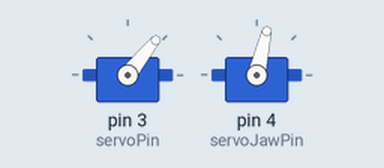
A sketch run on a simulated Arduino Uno, built with avr-gcc and run on an emulated ATmega328P. Parts: 2 × servo.

Above: at 0.05 s.
At 0.95 s:
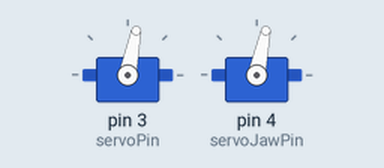
At 1.6 s:
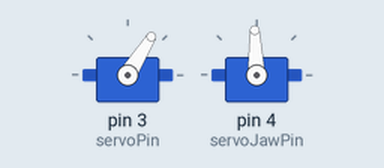
At 3.4 s:
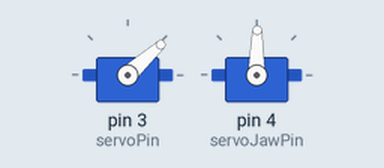
Timing chart, 0 to 8.3 s (numbered marks = the images above):
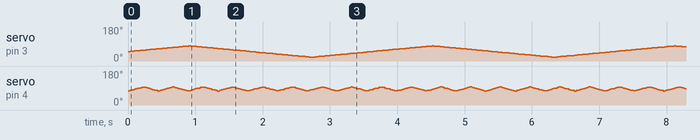

The sketch:

yorick_arm_shoulder_servo_motion.ino
```cpp
#include <Servo.h>

Servo myServo;     // head
Servo myServoJaw;  // jaw

int servoPin = 3;
int servoJawPin = 4;
int center = 50;

int headPos = 50;
int headDir = 1;
unsigned long lastHeadMove = 0;
const int headInterval = 30;  // ms between head steps

int jawPos = 74;
int jawDir = 1;
unsigned long lastJawMove = 0;
const int jawInterval = 10;   // faster movement

void setup() {
  myServo.attach(servoPin);
  myServoJaw.attach(servoJawPin);
  myServo.write(center);
  myServoJaw.write(jawPos);
}

void loop() {
  unsigned long now = millis();

  // head motion
  if (now - lastHeadMove >= headInterval) {
    headPos += headDir;
    if (headPos >= center + 30 || headPos <= center - 30)
      headDir = -headDir;  // bounce back
    myServo.write(headPos);
    lastHeadMove = now;
  }

  // jaw motion
  if (now - lastJawMove >= jawInterval) {
    jawPos += jawDir;
    if (jawPos >= 96 || jawPos <= 74)
      jawDir = -jawDir;  // bounce back
    myServoJaw.write(jawPos);
    lastJawMove = now;
  }
}
```
